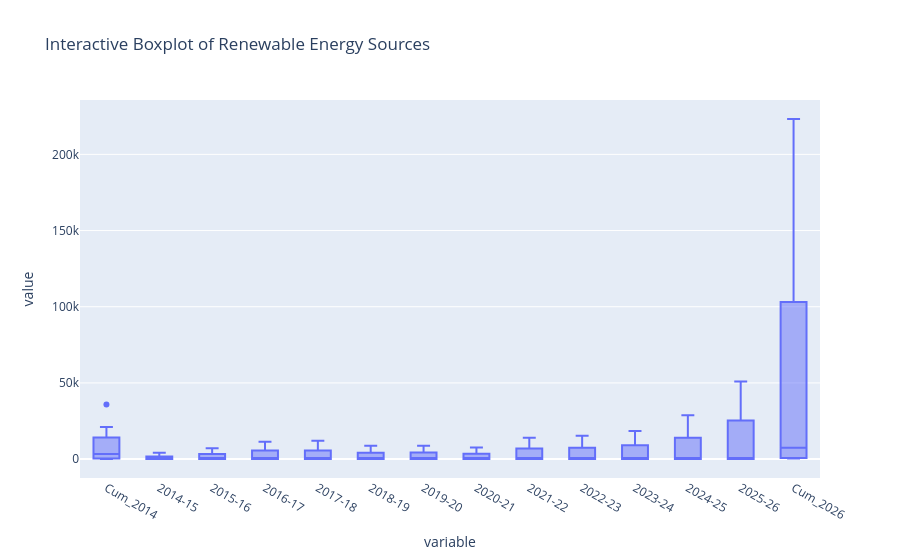

Notebook cell for this chart:
### Code cell
import plotly.express as px

num_df = df.select_dtypes(include="number")

fig = px.box(
    num_df,
    title="Interactive Boxplot of Renewable Energy Sources",
)

fig.show()
